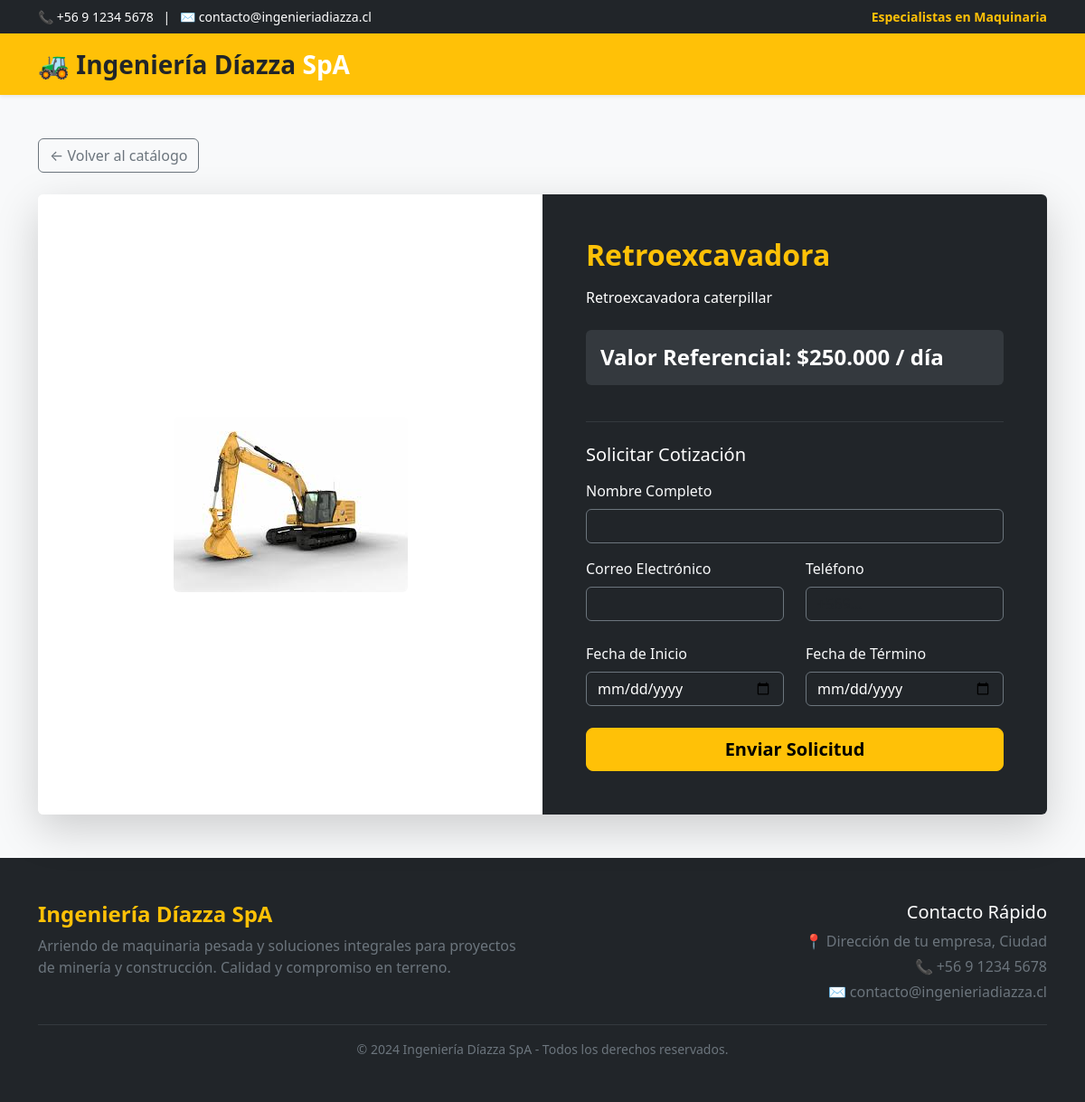
/arrendar/1/, run on the app's committed database.
### arriendos/models.py (models this page shows, shortened)
class Maquina(models.Model):
    nombre = models.CharField(max_length=200, verbose_name="Nombre de la Máquina")
    descripcion = models.TextField(verbose_name="Descripción detallada")
    precio_por_dia = models.IntegerField(verbose_name="Precio por Día")
    disponible = models.BooleanField(default=True, verbose_name="¿Está disponible?")
    imagen = models.ImageField(upload_to='maquinas/', null=True, blank=True)
    @property
    def precio_formateado(self):
        return "{:,.0f}".format(self.precio_por_dia).replace(",", ".")
    class Meta:
        verbose_name = "Máquina"
        verbose_name_plural = "Máquinas"

### arriendos/views.py (the view, shortened to what this page needs)
# urls.py: path('arrendar/<int:maquina_id>/', views.solicitar_arriendo, name='solicitar_arriendo'),
def solicitar_arriendo(request, maquina_id):
    maquina = get_object_or_404(Maquina, id=maquina_id)
    return render(request, 'solicitar_arriendo.html', {'maquina': maquina})

### arriendos/templates/solicitar_arriendo.html (shortened to what this page needs)
{% extends 'base.html' %}
{% block content %}
<div class="container mt-5 mb-5">
    <a href="{% url 'catalogo' %}" class="btn btn-outline-secondary mb-4">&larr; Volver al catálogo</a>
    <div class="card border-0 shadow-lg overflow-hidden">
        <div class="row g-0">
            <div class="col-md-6 bg-white d-flex align-items-center justify-content-center p-4">
                {% if maquina.imagen %}
                    <img src="{{ maquina.imagen.url }}" alt="{{ maquina.nombre }}" class="img-fluid rounded">
                {% else %}
                    <p class="text-muted">Imagen no disponible</p>
                {% endif %}
            </div>
            <div class="col-md-6 bg-dark text-white p-5 d-flex flex-column justify-content-center">
                <h2 class="fw-bold mb-3 text-warning">{{ maquina.nombre }}</h2>
                <p class="mb-4">{{ maquina.descripcion }}</p>
                <div class="p-3 bg-secondary bg-opacity-25 rounded mb-4">
                    <h4 class="mb-0 text-white fw-bold">Valor Referencial: ${{ maquina.precio_formateado }} / día</h4>
                </div>
                <hr class="border-secondary mb-4">
                <h5 class="mb-3">Solicitar Cotización</h5>
                <form method="POST">
                    <div class="mb-3">
                        <label for="nombre" class="form-label text-light">Nombre Completo</label>
                        <input type="text" class="form-control bg-dark text-white border-secondary" id="nombre" name="nombre" required>
                    </div>
                    <div class="row">
                        <div class="col-md-6 mb-3">
                            <label for="email" class="form-label text-light">Correo Electrónico</label>
                            <input type="email" class="form-control bg-dark text-white border-secondary" id="email" name="email" required>
                        </div>
                        <div class="col-md-6 mb-4">
                            <label for="telefono" class="form-label text-light">Teléfono</label>
                            <input type="text" class="form-control bg-dark text-white border-secondary" id="telefono" name="telefono" placeholder="+569..." required>
                        </div>
                    </div>
                    <div class="row">
                        <div class="col-md-6 mb-3">
                            <label for="fecha_inicio" class="form-label text-light">Fecha de Inicio</label>
                            <input type="date" class="form-control bg-dark text-white border-secondary" id="fecha_inicio" name="fecha_inicio" required>
                        </div>
                        <div class="col-md-6 mb-4">
                            <label for="fecha_fin" class="form-label text-light">Fecha de Término</label>
                            <input type="date" class="form-control bg-dark text-white border-secondary" id="fecha_fin" name="fecha_fin" required>
                        </div>
                    </div>
                    <button type="submit" class="btn btn-warning btn-lg w-100 fw-bold">Enviar Solicitud</button>
                </form>
            </div>
        </div>
    </div>
</div>
{% endblock content %}

### data on the page
Maquina: imagen (picture), nombre "Retroexcavadora", descripcion "Retroexcavadora caterpillar", precio_formateado "250.000"
